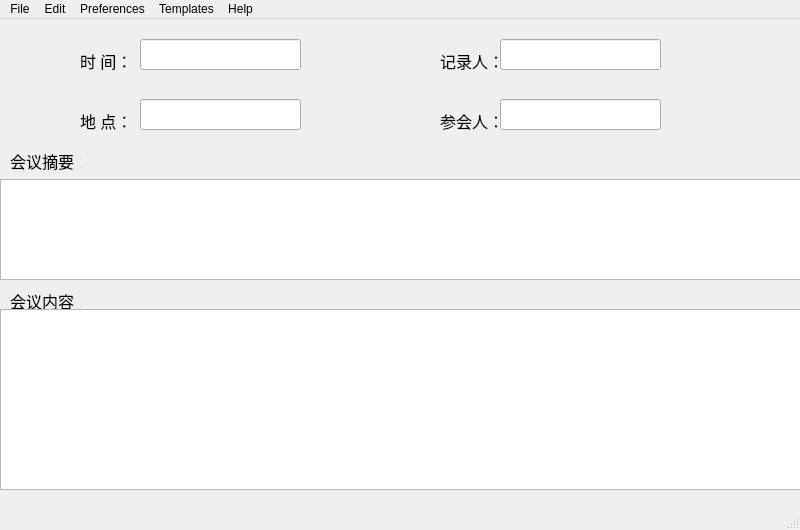
<?xml version="1.0" encoding="UTF-8"?>
<ui version="4.0">
 <class>MainWindow</class>
 <widget class="QMainWindow" name="MainWindow">
  <property name="geometry">
   <rect>
    <x>0</x>
    <y>0</y>
    <width>800</width>
    <height>530</height>
   </rect>
  </property>
  <property name="windowTitle">
   <string>MainWindow</string>
  </property>
  <widget class="QWidget" name="centralwidget">
   <widget class="QLabel" name="label">
    <property name="geometry">
     <rect>
      <x>80</x>
      <y>30</y>
      <width>61</width>
      <height>21</height>
     </rect>
    </property>
    <property name="text">
     <string>&lt;html&gt;&lt;head/&gt;&lt;body&gt;&lt;p&gt;&lt;span style=&quot; font-size:12pt;&quot;&gt;时  间：&lt;/span&gt;&lt;/p&gt;&lt;/body&gt;&lt;/html&gt;</string>
    </property>
   </widget>
   <widget class="QLineEdit" name="lineEdit">
    <property name="geometry">
     <rect>
      <x>140</x>
      <y>20</y>
      <width>161</width>
      <height>31</height>
     </rect>
    </property>
   </widget>
   <widget class="QLabel" name="label_2">
    <property name="geometry">
     <rect>
      <x>440</x>
      <y>30</y>
      <width>61</width>
      <height>21</height>
     </rect>
    </property>
    <property name="text">
     <string>&lt;html&gt;&lt;head/&gt;&lt;body&gt;&lt;p&gt;&lt;span style=&quot; font-size:12pt;&quot;&gt;记录人：&lt;/span&gt;&lt;/p&gt;&lt;/body&gt;&lt;/html&gt;</string>
    </property>
   </widget>
   <widget class="QLineEdit" name="lineEdit_2">
    <property name="geometry">
     <rect>
      <x>500</x>
      <y>20</y>
      <width>161</width>
      <height>31</height>
     </rect>
    </property>
   </widget>
   <widget class="QLabel" name="label_3">
    <property name="geometry">
     <rect>
      <x>10</x>
      <y>130</y>
      <width>71</width>
      <height>21</height>
     </rect>
    </property>
    <property name="text">
     <string>&lt;html&gt;&lt;head/&gt;&lt;body&gt;&lt;p&gt;&lt;span style=&quot; font-size:12pt;&quot;&gt;会议摘要：&lt;/span&gt;&lt;/p&gt;&lt;/body&gt;&lt;/html&gt;</string>
    </property>
   </widget>
   <widget class="QTextBrowser" name="textBrowser">
    <property name="geometry">
     <rect>
      <x>0</x>
      <y>160</y>
      <width>801</width>
      <height>101</height>
     </rect>
    </property>
   </widget>
   <widget class="QLabel" name="label_4">
    <property name="geometry">
     <rect>
      <x>10</x>
      <y>270</y>
      <width>71</width>
      <height>21</height>
     </rect>
    </property>
    <property name="text">
     <string>&lt;html&gt;&lt;head/&gt;&lt;body&gt;&lt;p&gt;&lt;span style=&quot; font-size:12pt;&quot;&gt;会议内容：&lt;/span&gt;&lt;/p&gt;&lt;/body&gt;&lt;/html&gt;</string>
    </property>
   </widget>
   <widget class="QTextBrowser" name="textBrowser_2">
    <property name="geometry">
     <rect>
      <x>0</x>
      <y>290</y>
      <width>801</width>
      <height>181</height>
     </rect>
    </property>
   </widget>
   <widget class="QLabel" name="label_5">
    <property name="geometry">
     <rect>
      <x>440</x>
      <y>90</y>
      <width>61</width>
      <height>21</height>
     </rect>
    </property>
    <property name="text">
     <string>&lt;html&gt;&lt;head/&gt;&lt;body&gt;&lt;p&gt;&lt;span style=&quot; font-size:12pt;&quot;&gt;参会人：&lt;/span&gt;&lt;/p&gt;&lt;/body&gt;&lt;/html&gt;</string>
    </property>
   </widget>
   <widget class="QLineEdit" name="lineEdit_3">
    <property name="geometry">
     <rect>
      <x>500</x>
      <y>80</y>
      <width>161</width>
      <height>31</height>
     </rect>
    </property>
   </widget>
   <widget class="QLabel" name="label_6">
    <property name="geometry">
     <rect>
      <x>80</x>
      <y>90</y>
      <width>61</width>
      <height>21</height>
     </rect>
    </property>
    <property name="text">
     <string>&lt;html&gt;&lt;head/&gt;&lt;body&gt;&lt;p&gt;&lt;span style=&quot; font-size:12pt;&quot;&gt;地 点：&lt;/span&gt;&lt;/p&gt;&lt;/body&gt;&lt;/html&gt;</string>
    </property>
   </widget>
   <widget class="QLineEdit" name="lineEdit_4">
    <property name="geometry">
     <rect>
      <x>140</x>
      <y>80</y>
      <width>161</width>
      <height>31</height>
     </rect>
    </property>
   </widget>
  </widget>
  <widget class="QMenuBar" name="menubar">
   <property name="geometry">
    <rect>
     <x>0</x>
     <y>0</y>
     <width>800</width>
     <height>23</height>
    </rect>
   </property>
   <widget class="QMenu" name="menuFile">
    <property name="title">
     <string>File</string>
    </property>
    <addaction name="actionNew_File"/>
    <addaction name="separator"/>
    <addaction name="actionOpen"/>
    <addaction name="separator"/>
    <addaction name="actionSave"/>
    <addaction name="actionSave_As"/>
    <addaction name="actionSave_All"/>
    <addaction name="separator"/>
    <addaction name="actionClose"/>
    <addaction name="actionClose_All"/>
    <addaction name="separator"/>
   </widget>
   <widget class="QMenu" name="menuEdit">
    <property name="title">
     <string>Edit</string>
    </property>
    <addaction name="actionCopy"/>
    <addaction name="actionCopy_All"/>
    <addaction name="separator"/>
    <addaction name="actionDelete_Line"/>
    <addaction name="actionDelete_All"/>
    <addaction name="separator"/>
    <addaction name="actionPaste"/>
    <addaction name="separator"/>
    <addaction name="actionAppend"/>
    <addaction name="separator"/>
    <addaction name="actionReplace"/>
    <addaction name="separator"/>
    <addaction name="actionFind"/>
    <addaction name="separator"/>
   </widget>
   <widget class="QMenu" name="menuHelp">
    <property name="title">
     <string>Help</string>
    </property>
    <addaction name="actionDocumentation"/>
    <addaction name="separator"/>
    <addaction name="actionAbout"/>
    <addaction name="separator"/>
   </widget>
   <widget class="QMenu" name="menuPreferences">
    <property name="title">
     <string>Preferences</string>
    </property>
    <addaction name="actionSetting"/>
    <addaction name="separator"/>
    <addaction name="actionFont_Setting"/>
    <addaction name="separator"/>
   </widget>
   <widget class="QMenu" name="menuTemplates">
    <property name="title">
     <string>Templates</string>
    </property>
    <addaction name="separator"/>
    <addaction name="actionCommon_Use"/>
    <addaction name="separator"/>
    <addaction name="actionUser_Defined"/>
    <addaction name="separator"/>
   </widget>
   <addaction name="menuFile"/>
   <addaction name="menuEdit"/>
   <addaction name="menuPreferences"/>
   <addaction name="menuTemplates"/>
   <addaction name="menuHelp"/>
  </widget>
  <widget class="QStatusBar" name="statusbar"/>
  <action name="actionOpen">
   <property name="text">
    <string>Open</string>
   </property>
  </action>
  <action name="actionSave">
   <property name="text">
    <string>Save</string>
   </property>
  </action>
  <action name="actionClose">
   <property name="text">
    <string>Close</string>
   </property>
  </action>
  <action name="actionCopy">
   <property name="text">
    <string>Copy Line</string>
   </property>
  </action>
  <action name="actionCopy_All">
   <property name="text">
    <string>Copy All</string>
   </property>
  </action>
  <action name="actionDelete_Line">
   <property name="text">
    <string>Delete Line</string>
   </property>
  </action>
  <action name="actionDelete_All">
   <property name="text">
    <string>Delete All</string>
   </property>
  </action>
  <action name="actionPaste">
   <property name="text">
    <string>Paste</string>
   </property>
  </action>
  <action name="actionDocumentation">
   <property name="text">
    <string>Documentation</string>
   </property>
  </action>
  <action name="actionAbout">
   <property name="text">
    <string>About</string>
   </property>
  </action>
  <action name="actionAppend">
   <property name="text">
    <string>Append</string>
   </property>
  </action>
  <action name="actionNew_File">
   <property name="text">
    <string>New File</string>
   </property>
  </action>
  <action name="actionSave_As">
   <property name="text">
    <string>Save As</string>
   </property>
  </action>
  <action name="actionSave_All">
   <property name="text">
    <string>Save All</string>
   </property>
  </action>
  <action name="actionClose_All">
   <property name="text">
    <string>Close All</string>
   </property>
  </action>
  <action name="actionReplace">
   <property name="text">
    <string>Replace</string>
   </property>
  </action>
  <action name="actionFind">
   <property name="text">
    <string>Find</string>
   </property>
  </action>
  <action name="actionSetting">
   <property name="text">
    <string>Font Setting</string>
   </property>
  </action>
  <action name="actionCommon_Use">
   <property name="text">
    <string>Common Use</string>
   </property>
  </action>
  <action name="actionUser_Defined">
   <property name="text">
    <string>User Defined</string>
   </property>
  </action>
  <action name="actionFont_Setting">
   <property name="text">
    <string>Surface Setting</string>
   </property>
  </action>
 </widget>
 <resources/>
 <connections/>
</ui>
